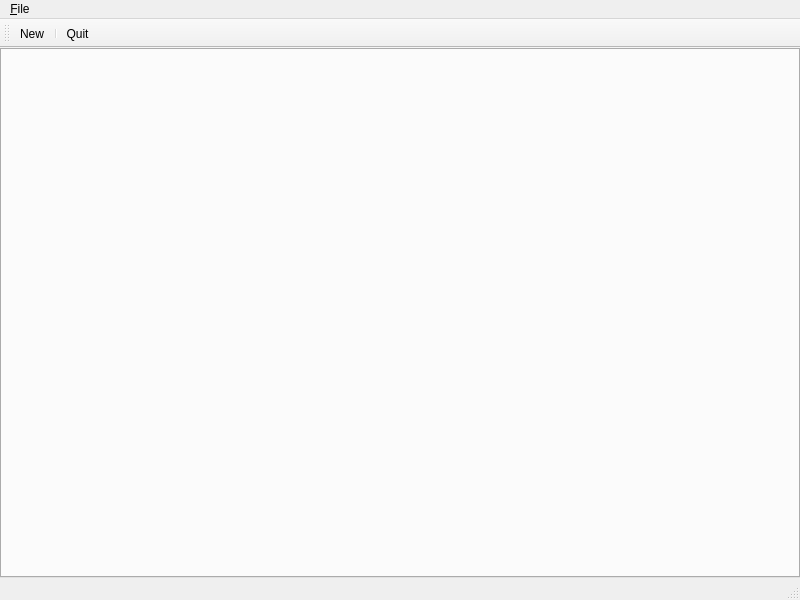
<?xml version="1.0" encoding="UTF-8"?>
<ui version="4.0">
 <class>MainWindow</class>
 <widget class="QMainWindow" name="MainWindow">
  <property name="geometry">
   <rect>
    <x>0</x>
    <y>0</y>
    <width>800</width>
    <height>600</height>
   </rect>
  </property>
  <property name="windowTitle">
   <string>MainWindow</string>
  </property>
  <widget class="QWidget" name="centralwidget">
   <layout class="QHBoxLayout" name="horizontalLayout">
    <property name="leftMargin">
     <number>0</number>
    </property>
    <property name="topMargin">
     <number>0</number>
    </property>
    <property name="rightMargin">
     <number>0</number>
    </property>
    <property name="bottomMargin">
     <number>0</number>
    </property>
    <item>
     <widget class="QTabWidget" name="tabWidget">
      <property name="currentIndex">
       <number>-1</number>
      </property>
     </widget>
    </item>
   </layout>
  </widget>
  <widget class="QMenuBar" name="menubar">
   <property name="geometry">
    <rect>
     <x>0</x>
     <y>0</y>
     <width>800</width>
     <height>17</height>
    </rect>
   </property>
   <widget class="QMenu" name="menu_File">
    <property name="title">
     <string>&amp;File</string>
    </property>
    <addaction name="actionNew"/>
    <addaction name="separator"/>
    <addaction name="actionQuit"/>
   </widget>
   <addaction name="menu_File"/>
  </widget>
  <widget class="QStatusBar" name="statusbar"/>
  <widget class="QToolBar" name="toolBar">
   <property name="windowTitle">
    <string>toolBar</string>
   </property>
   <attribute name="toolBarArea">
    <enum>TopToolBarArea</enum>
   </attribute>
   <attribute name="toolBarBreak">
    <bool>false</bool>
   </attribute>
   <addaction name="actionNew"/>
   <addaction name="separator"/>
   <addaction name="actionQuit"/>
  </widget>
  <action name="actionNew">
   <property name="text">
    <string>New</string>
   </property>
  </action>
  <action name="actionQuit">
   <property name="text">
    <string>Quit</string>
   </property>
  </action>
 </widget>
 <resources/>
 <connections>
  <connection>
   <sender>actionQuit</sender>
   <signal>triggered()</signal>
   <receiver>MainWindow</receiver>
   <slot>close()</slot>
   <hints>
    <hint type="sourcelabel">
     <x>-1</x>
     <y>-1</y>
    </hint>
    <hint type="destinationlabel">
     <x>399</x>
     <y>299</y>
    </hint>
   </hints>
  </connection>
 </connections>
</ui>
